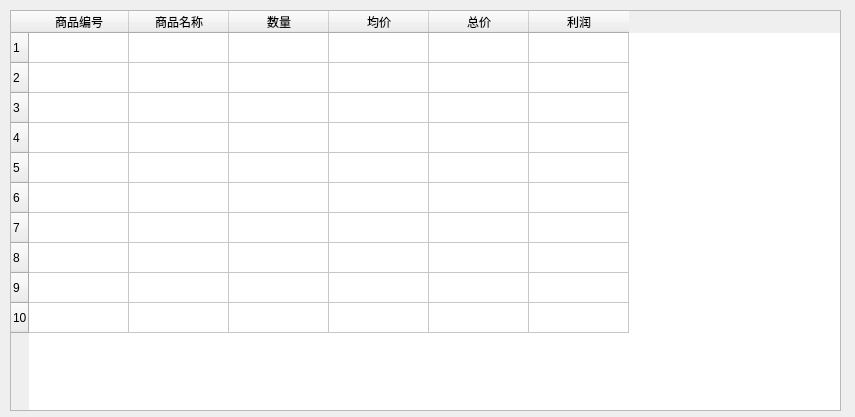
<?xml version="1.0" encoding="UTF-8"?>
<ui version="4.0">
 <class>FrmStockView</class>
 <widget class="QDialog" name="FrmStockView">
  <property name="geometry">
   <rect>
    <x>0</x>
    <y>0</y>
    <width>855</width>
    <height>417</height>
   </rect>
  </property>
  <property name="windowTitle">
   <string>Dialog</string>
  </property>
  <widget class="QTableWidget" name="tableWidget">
   <property name="geometry">
    <rect>
     <x>10</x>
     <y>10</y>
     <width>831</width>
     <height>401</height>
    </rect>
   </property>
   <property name="sortingEnabled">
    <bool>true</bool>
   </property>
   <property name="rowCount">
    <number>10</number>
   </property>
   <attribute name="horizontalHeaderCascadingSectionResizes">
    <bool>false</bool>
   </attribute>
   <row/>
   <row/>
   <row/>
   <row/>
   <row/>
   <row/>
   <row/>
   <row/>
   <row/>
   <row/>
   <column>
    <property name="text">
     <string>商品编号</string>
    </property>
   </column>
   <column>
    <property name="text">
     <string>商品名称</string>
    </property>
   </column>
   <column>
    <property name="text">
     <string>数量</string>
    </property>
   </column>
   <column>
    <property name="text">
     <string>均价</string>
    </property>
   </column>
   <column>
    <property name="text">
     <string>总价</string>
    </property>
   </column>
   <column>
    <property name="text">
     <string>利润</string>
    </property>
   </column>
  </widget>
 </widget>
 <resources/>
 <connections/>
</ui>
